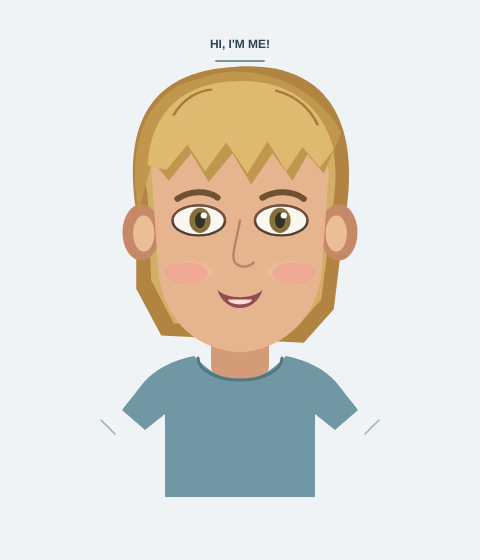
Frame 1 (no input)
Frame 2 (the mouse pressed at the canvas centre, redrawn once): identical to frame 1, image omitted

The p5.js sketch that drew this single still picture (run headless with seeded random() and noise() and a simulated clock; the mouse was pressed at the canvas centre and the sketch redrawn once):

// p5.js sketch
// ── sketch.js
function setup() {
  createCanvas(480, 560);
  noLoop();
}

function draw() {
  background(239, 243, 245);

  noStroke();
  fill(45, 69, 82);
  textAlign(CENTER, CENTER);
  textStyle(BOLD);
  textSize(12);
  text("HI, I'M ME!", 240, 45);
  fill(123, 148, 157);
  rect(215, 60, 50, 2, 1);

  noStroke();
  fill(211, 155, 119);
  rect(211, 306, 58, 77, 18);
  fill(194, 135, 103);
  arc(240, 326, 58, 48, 0, PI);

  fill(112, 151, 163);
  beginShape();
  vertex(194, 356);
  bezierVertex(173, 360, 156, 369, 144, 382);
  vertex(122, 410);
  vertex(145, 430);
  vertex(165, 414);
  vertex(165, 497);
  vertex(315, 497);
  vertex(315, 414);
  vertex(335, 430);
  vertex(358, 410);
  vertex(336, 382);
  bezierVertex(324, 369, 307, 360, 286, 356);
  bezierVertex(271, 372, 256, 380, 240, 380);
  bezierVertex(224, 380, 209, 372, 194, 356);
  endShape(CLOSE);
  noFill();
  stroke(79, 120, 132);
  strokeWeight(3);
  arc(240, 358, 84, 44, 0, PI);
  stroke(145, 178, 185);
  strokeWeight(1.5);
  line(101, 420, 115, 434);
  line(379, 420, 365, 434);

  push();
  translate(240, 218);
  scale(1.25, 1.2);
  translate(-240, -218);


  noStroke();
  fill(177, 132, 65);
  beginShape();
  vertex(157, 212);
  bezierVertex(145, 130, 176, 95, 237, 92);
  bezierVertex(307, 87, 340, 134, 323, 226);
  vertex(315, 294);
  vertex(291, 322);
  vertex(177, 316);
  vertex(157, 277);
  endShape(CLOSE);
  fill(211, 174, 101);
  beginShape();
  vertex(166, 198);
  bezierVertex(154, 128, 188, 101, 239, 101);
  bezierVertex(293, 99, 324, 137, 315, 204);
  vertex(305, 286);
  vertex(287, 307);
  vertex(187, 306);
  vertex(169, 270);
  endShape(CLOSE);

  fill(198, 137, 103);
  ellipse(161, 230, 30, 47);
  ellipse(319, 230, 30, 47);
  fill(235, 190, 151);
  ellipse(163, 231, 17, 30);
  ellipse(317, 231, 17, 30);
  fill(230, 181, 143);
  beginShape();
  vertex(169, 177);
  bezierVertex(174, 139, 197, 122, 240, 122);
  bezierVertex(284, 122, 306, 144, 311, 181);
  vertex(305, 267);
  bezierVertex(299, 306, 271, 328, 240, 330);
  bezierVertex(207, 328, 181, 306, 175, 267);
  endShape(CLOSE);
  fill(238, 195, 158, 95);
  ellipse(200, 263, 36, 19);
  ellipse(280, 263, 36, 19);

  noFill();
  stroke(112, 81, 48);
  strokeWeight(5);
  strokeCap(ROUND);
  bezier(190, 202, 200, 195, 214, 195, 222, 201);
  bezier(258, 201, 268, 195, 282, 195, 291, 202);

  stroke(81, 64, 52);
  strokeWeight(2);
  fill(250, 247, 238);
  ellipse(207, 220, 42, 25);
  ellipse(273, 220, 42, 25);
  noStroke();
  fill(133, 112, 61);
  ellipse(208, 220, 17, 21);
  ellipse(272, 220, 17, 21);
  fill(50, 48, 39);
  ellipse(208, 220, 8, 13);
  ellipse(272, 220, 8, 13);
  fill(255);
  circle(211, 216, 5);
  circle(275, 216, 5);
  noFill();
  stroke(121, 80, 65);
  strokeWeight(1.5);
  arc(207, 220, 42, 25, PI, TWO_PI);
  arc(273, 220, 42, 25, PI, TWO_PI);

  stroke(187, 132, 105);
  strokeWeight(2);
  noFill();
  bezier(240, 220, 237, 239, 231, 253, 238, 257);
  bezier(238, 257, 242, 260, 249, 258, 251, 255);
  noStroke();
  fill(246, 144, 145, 105);
  ellipse(197, 264, 34, 18);
  ellipse(283, 264, 34, 18);
  fill(147, 77, 81);
  beginShape();
  vertex(222, 278);
  bezierVertex(231, 286, 249, 286, 258, 278);
  bezierVertex(252, 298, 228, 298, 222, 278);
  endShape(CLOSE);
  fill(255, 222, 218);
  arc(240, 286, 19, 8, 0, PI);

  fill(192, 151, 77);
  beginShape();
  vertex(159, 212);
  bezierVertex(149, 157, 165, 111, 207, 102);
  bezierVertex(248, 85, 302, 106, 321, 147);
  vertex(307, 181);
  vertex(294, 165);
  vertex(282, 187);
  vertex(266, 164);
  vertex(249, 190);
  vertex(234, 164);
  vertex(215, 188);
  vertex(201, 164);
  vertex(183, 187);
  vertex(170, 170);
  endShape(CLOSE);
  fill(222, 185, 112);
  beginShape();
  vertex(166, 174);
  bezierVertex(169, 126, 198, 105, 237, 104);
  bezierVertex(277, 102, 306, 123, 315, 161);
  vertex(304, 176);
  vertex(290, 159);
  vertex(277, 179);
  vertex(262, 154);
  vertex(246, 181);
  vertex(229, 155);
  vertex(212, 179);
  vertex(198, 157);
  vertex(181, 178);
  endShape(CLOSE);
  stroke(164, 122, 57);
  strokeWeight(2);
  noFill();
  bezier(187, 132, 195, 118, 207, 112, 217, 111);
  bezier(269, 112, 286, 116, 297, 129, 302, 140);

  pop();
}
